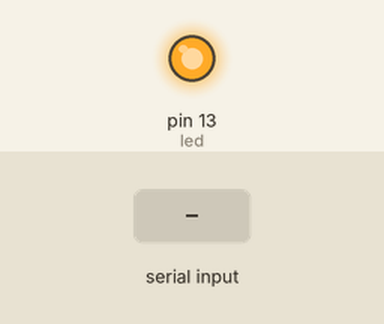
Bench run of a sketch on a simulated Arduino Uno, built with avr-gcc and run on an emulated ATmega328P. Parts: output pins drawn as LEDs (lit = HIGH). The inputs (shaded band) are chosen by the test bench. What the sketch prints to the serial monitor is not drawn.

Above: at 1.2 s.
1.3 s: "b" received over Serial
At 2.2 s:
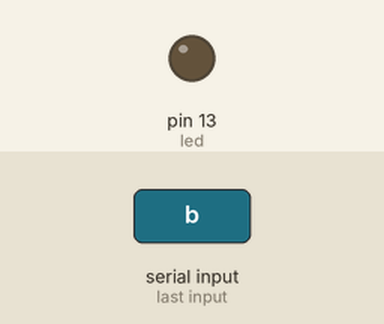
2.8 s: "a" received over Serial
At 3.4 s:
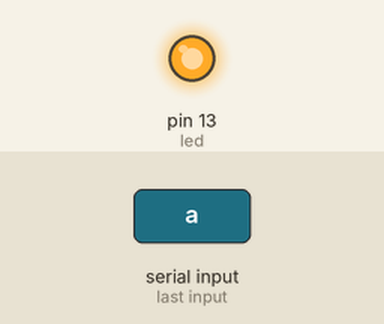
Timing chart, 0 to 5.8 s (numbered marks = the images above; inputs shaded):
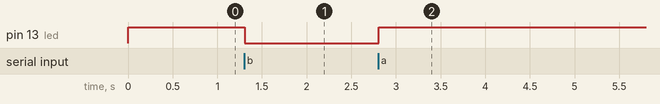

The sketch:

JJ.ino
```cpp
int led = 13;
boolean ledOn = HIGH;
void setup() {
  // put your setup code here, to run once:
  pinMode(led,OUTPUT);
  Serial.begin(9600);


}

void loop() {
  // put your main code here, to run repeatedly:
  int val = Serial.read();

  if(val == 'a'){
   ledOn = HIGH;
    }

  else if (val == 'b'){

  ledOn = LOW;

    }

  Serial.println(val);

  digitalWrite(led,ledOn);


}
```

Measured:
- after the input at 1.3 s, pin 13 (led): HIGH → LOW at once
- after the input at 2.8 s, pin 13 (led): LOW → HIGH at once
